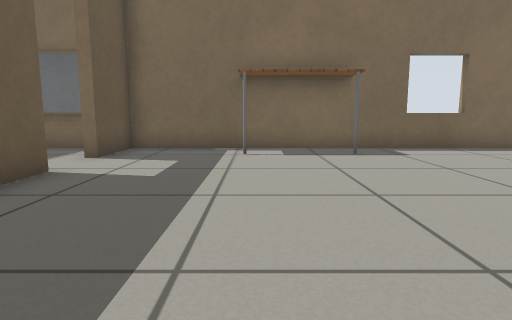
[1] (above)

16 first-person views from a walk through a world built for the Gazebo simulator. The camera is 0.5 m above the floor, tilts 8° down and sees 75° across. The floor is counted in squares, 0.5 m on a side. Each view is taken from the middle of a square. On the plan, view 1 faces up. The plan holds only what a view shows up to about 12 squares ahead; the rest is blank. Simple patterns stand in for the simulator's built-in surfaces.

[2]
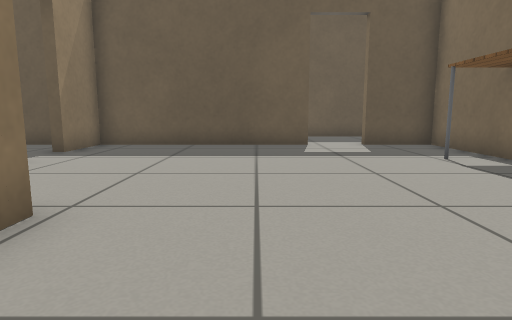

[3]
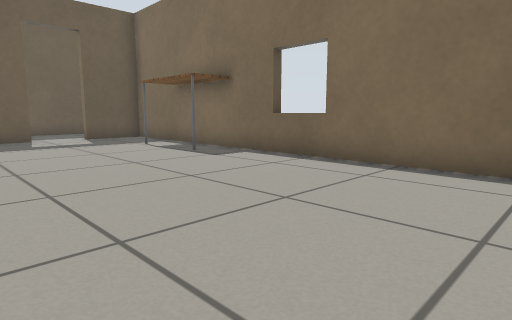

[4]
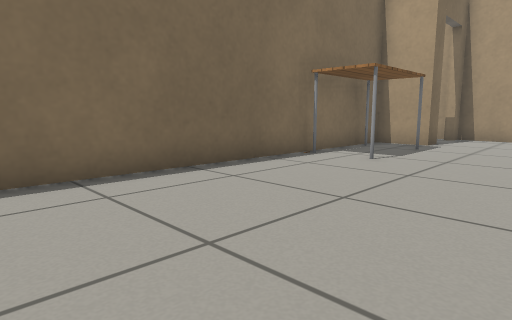

[5]
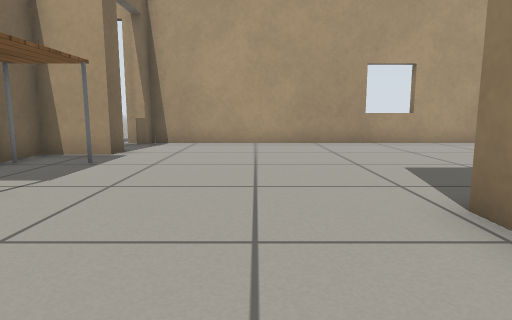

[6]
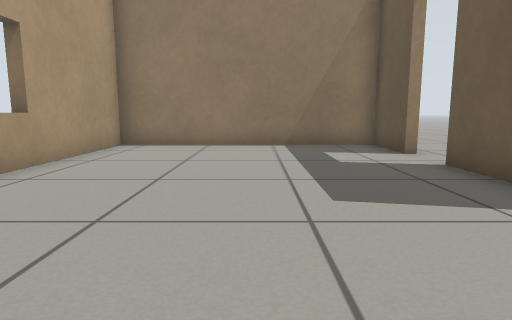

[7]
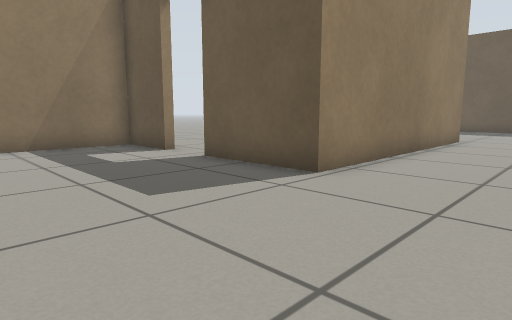

[8]
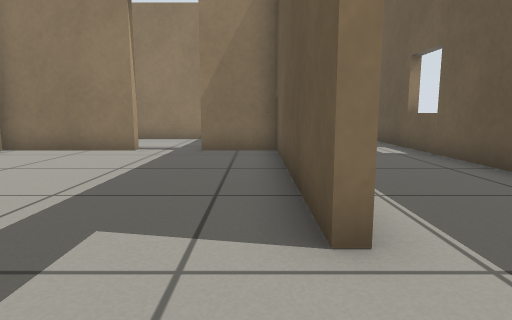

[9]
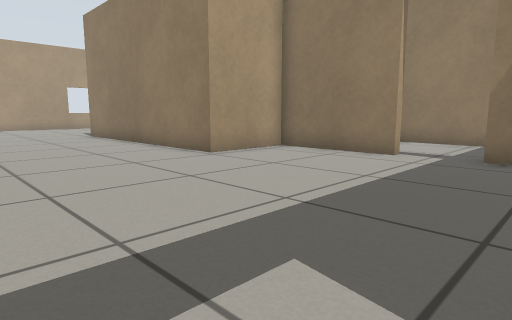

[10]
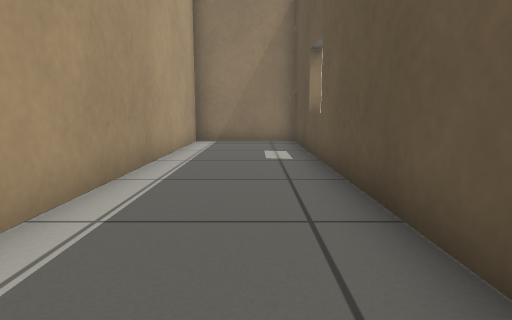

[11]
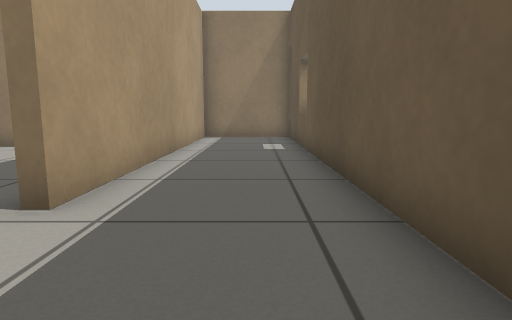

[12]
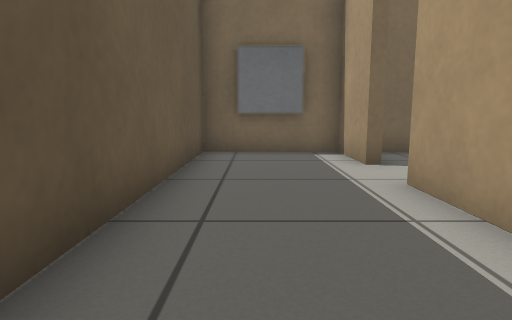

[13]
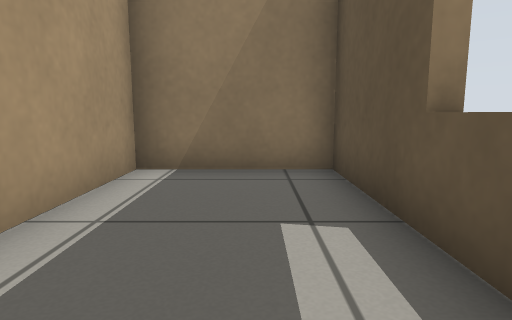

[14]
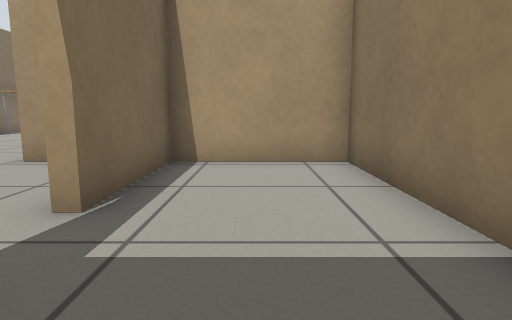

[15]
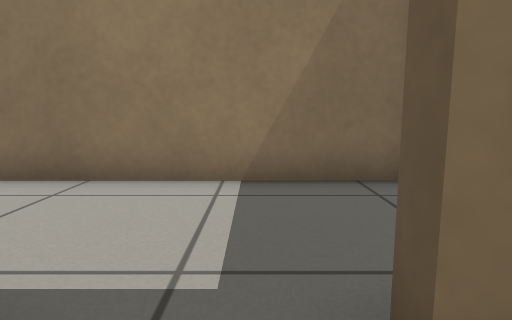

[16]
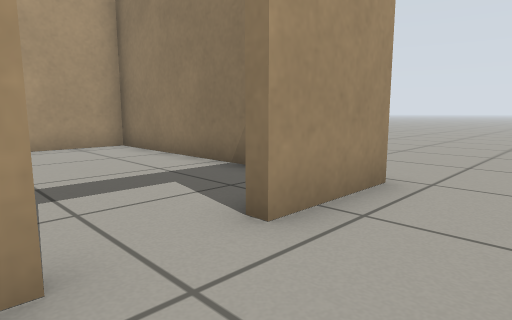

### Floor plan
Ten units are one square. View 1 is at (0, 0); x grows to the right and y downward. Boxes are objects, and circles mark ways between rooms. Rooms are numbered by the first view taken in them; rooms with no view inside come last. Other rooms are left out.
<svg viewBox="-83 -110 290 172">
<path fill="none" stroke="#000" d="M123 31 123 54 202 54 202 -74M2 9 38 9 38 -18 123 -18 123 15M179 -74 170 -74 170 -92 -36 -96 -36 -74M-36 -58 -36 9 -15 9M-39 -74 -39 -96 -74 -96 -74 49 -39 49 -39 -58M-36 24 -36 34M-32 49 38 49 38 12 2 12M120 57 120 31M-78 17 -73 17"/>
<rect x="-5" y="-95" width="40" height="20" fill="#bbb"><title>table</title></rect>
<rect x="125" y="-85" width="40" height="10" fill="#bbb"><title>table</title></rect>
<rect x="-65" y="-105" width="10" height="10" fill="#bbb"><title>window</title></rect>
<circle cx="-40" cy="-65" r="3" fill="#2a7"/>
<circle cx="-5" cy="10" r="3" fill="#2a7"/>
<circle cx="120" cy="25" r="3" fill="#2a7"/>
<circle cx="192" cy="-82" r="3" fill="#2a7"/>
<text x="90" y="-30">1</text>
<text x="-60" y="-30">2</text>
<text x="0" y="30">3</text>
<text x="70" y="20">4</text>
</svg>
Room 1 opens to room 2. Room 1 opens to room 3. Room 1 opens to room 4.

Where each view was taken, in squares from view 1:
view 1: 0 up, 0 right, facing up
view 2: 4 up, 7 right, facing left
view 3: 3 up, 10 right, facing up-left
view 4: 4 up, 6 right, facing up-right
view 5: 4 up, 9 right, facing right
view 6: 5 up, 16 right, facing down
view 7: 5 up, 17 right, facing down-left
view 8: 8 up, 3 left, facing down
view 9: 7 up, 3 left, facing down-right
view 10: 7 up, 6 left, facing down
view 11: 9 up, 6 left, facing down
view 12: 1 up, 6 left, facing up
view 13: 1 up, 6 left, facing down
view 14: 3 down, 3 left, facing right
view 15: 0 up, 1 left, facing down
view 16: 1 down, 10 right, facing down-right
